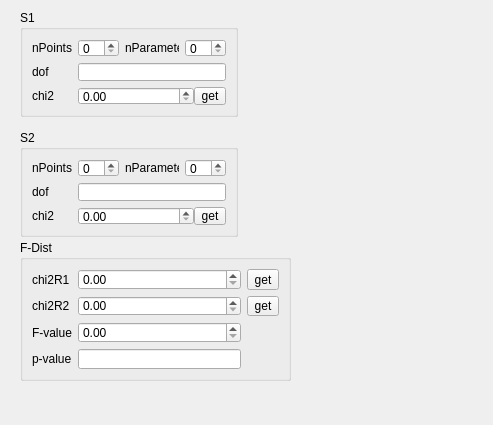
<?xml version="1.0" encoding="UTF-8"?>
<ui version="4.0">
 <class>Form</class>
 <widget class="QWidget" name="Form">
  <property name="geometry">
   <rect>
    <x>0</x>
    <y>0</y>
    <width>493</width>
    <height>425</height>
   </rect>
  </property>
  <property name="windowTitle">
   <string>Form</string>
  </property>
  <widget class="QGroupBox" name="groupBox_2">
   <property name="geometry">
    <rect>
     <x>20</x>
     <y>10</y>
     <width>218</width>
     <height>107</height>
    </rect>
   </property>
   <property name="title">
    <string>S1</string>
   </property>
   <layout class="QGridLayout" name="gridLayout">
    <item row="0" column="0">
     <widget class="QLabel" name="label">
      <property name="text">
       <string>nPoints</string>
      </property>
     </widget>
    </item>
    <item row="0" column="1">
     <widget class="QSpinBox" name="spinBox">
      <property name="toolTip">
       <string>&lt;html&gt;&lt;head/&gt;&lt;body&gt;&lt;p&gt;The number of measurement points.&lt;/p&gt;&lt;p&gt;Usually this the the number of measured&lt;/p&gt;&lt;p&gt;points in your curve.&lt;/p&gt;&lt;/body&gt;&lt;/html&gt;</string>
      </property>
     </widget>
    </item>
    <item row="0" column="2">
     <widget class="QLabel" name="label_2">
      <property name="text">
       <string>nParameters</string>
      </property>
     </widget>
    </item>
    <item row="0" column="3">
     <widget class="QSpinBox" name="spinBox_2">
      <property name="toolTip">
       <string>&lt;html&gt;&lt;head/&gt;&lt;body&gt;&lt;p&gt;The number of free parameters in&lt;/p&gt;&lt;p&gt;your fitted model function.&lt;/p&gt;&lt;/body&gt;&lt;/html&gt;</string>
      </property>
     </widget>
    </item>
    <item row="1" column="0">
     <widget class="QLabel" name="label_3">
      <property name="text">
       <string>dof</string>
      </property>
     </widget>
    </item>
    <item row="1" column="1" colspan="3">
     <widget class="QLineEdit" name="lineEdit">
      <property name="toolTip">
       <string>&lt;html&gt;&lt;head/&gt;&lt;body&gt;&lt;p&gt;The resulting degress of freedom&lt;/p&gt;&lt;p&gt;of the mode given the number of&lt;/p&gt;&lt;p&gt;measured points and the number&lt;/p&gt;&lt;p&gt;of model parameters.&lt;/p&gt;&lt;p&gt;dof = nPoints - nParameters&lt;/p&gt;&lt;/body&gt;&lt;/html&gt;</string>
      </property>
      <property name="readOnly">
       <bool>true</bool>
      </property>
     </widget>
    </item>
    <item row="2" column="0">
     <widget class="QLabel" name="label_4">
      <property name="text">
       <string>chi2</string>
      </property>
     </widget>
    </item>
    <item row="2" column="1" colspan="3">
     <layout class="QHBoxLayout" name="horizontalLayout">
      <property name="spacing">
       <number>0</number>
      </property>
      <item>
       <widget class="QDoubleSpinBox" name="doubleSpinBox">
        <property name="sizePolicy">
         <sizepolicy hsizetype="Expanding" vsizetype="Fixed">
          <horstretch>0</horstretch>
          <verstretch>0</verstretch>
         </sizepolicy>
        </property>
        <property name="toolTip">
         <string>&lt;html&gt;&lt;head/&gt;&lt;body&gt;&lt;p&gt;The chi2 of your model.&lt;/p&gt;&lt;p&gt;By clicking on &amp;quot;get&amp;quot; it will take the&lt;/p&gt;&lt;p&gt;number all parameters from the current&lt;/p&gt;&lt;p&gt;fitting model.&lt;/p&gt;&lt;/body&gt;&lt;/html&gt;</string>
        </property>
       </widget>
      </item>
      <item>
       <widget class="QToolButton" name="toolButton_3">
        <property name="text">
         <string>get</string>
        </property>
       </widget>
      </item>
     </layout>
    </item>
   </layout>
  </widget>
  <widget class="QGroupBox" name="groupBox">
   <property name="geometry">
    <rect>
     <x>20</x>
     <y>240</y>
     <width>271</width>
     <height>141</height>
    </rect>
   </property>
   <property name="title">
    <string>F-Dist</string>
   </property>
   <layout class="QGridLayout" name="gridLayout_3">
    <item row="0" column="2">
     <widget class="QToolButton" name="toolButton">
      <property name="toolTip">
       <string>By clicking this button
the chi2R-value is updated by the reduced 
chi2 of the currently active fit.</string>
      </property>
      <property name="text">
       <string>get</string>
      </property>
     </widget>
    </item>
    <item row="1" column="0">
     <widget class="QLabel" name="label_11">
      <property name="text">
       <string>chi2R2</string>
      </property>
     </widget>
    </item>
    <item row="2" column="1">
     <widget class="QDoubleSpinBox" name="doubleSpinBox_3"/>
    </item>
    <item row="2" column="0">
     <widget class="QLabel" name="label_9">
      <property name="text">
       <string>F-value</string>
      </property>
     </widget>
    </item>
    <item row="0" column="1">
     <widget class="QDoubleSpinBox" name="doubleSpinBox_4">
      <property name="toolTip">
       <string>&lt;html&gt;&lt;head/&gt;&lt;body&gt;&lt;p&gt;The reduced chi2 used in the F-test&lt;/p&gt;&lt;/body&gt;&lt;/html&gt;</string>
      </property>
     </widget>
    </item>
    <item row="1" column="2">
     <widget class="QToolButton" name="toolButton_2">
      <property name="toolTip">
       <string>By clicking this button
the chi2R-value is updated by the reduced 
chi2 of the currently active fit.</string>
      </property>
      <property name="text">
       <string>get</string>
      </property>
     </widget>
    </item>
    <item row="1" column="1">
     <widget class="QDoubleSpinBox" name="doubleSpinBox_5"/>
    </item>
    <item row="0" column="0">
     <widget class="QLabel" name="label_10">
      <property name="text">
       <string>chi2R1</string>
      </property>
     </widget>
    </item>
    <item row="3" column="0">
     <widget class="QLabel" name="label_12">
      <property name="text">
       <string>p-value</string>
      </property>
     </widget>
    </item>
    <item row="3" column="1">
     <widget class="QLineEdit" name="lineEdit_3"/>
    </item>
   </layout>
   <zorder>label_9</zorder>
   <zorder>doubleSpinBox_3</zorder>
   <zorder>toolButton</zorder>
   <zorder>label_10</zorder>
   <zorder>doubleSpinBox_4</zorder>
   <zorder>doubleSpinBox_5</zorder>
   <zorder>label_11</zorder>
   <zorder>toolButton_2</zorder>
   <zorder>groupBox_3</zorder>
   <zorder>label_12</zorder>
   <zorder>lineEdit_3</zorder>
  </widget>
  <widget class="QGroupBox" name="groupBox_3">
   <property name="geometry">
    <rect>
     <x>20</x>
     <y>130</y>
     <width>218</width>
     <height>107</height>
    </rect>
   </property>
   <property name="title">
    <string>S2</string>
   </property>
   <layout class="QGridLayout" name="gridLayout_2">
    <item row="0" column="0">
     <widget class="QLabel" name="label_5">
      <property name="text">
       <string>nPoints</string>
      </property>
     </widget>
    </item>
    <item row="0" column="1">
     <widget class="QSpinBox" name="spinBox_3">
      <property name="toolTip">
       <string>&lt;html&gt;&lt;head/&gt;&lt;body&gt;&lt;p&gt;The number of measurement points.&lt;/p&gt;&lt;p&gt;Usually this the the number of measured&lt;/p&gt;&lt;p&gt;points in your curve.&lt;/p&gt;&lt;/body&gt;&lt;/html&gt;</string>
      </property>
     </widget>
    </item>
    <item row="0" column="2">
     <widget class="QLabel" name="label_6">
      <property name="text">
       <string>nParameters</string>
      </property>
     </widget>
    </item>
    <item row="0" column="3">
     <widget class="QSpinBox" name="spinBox_4">
      <property name="toolTip">
       <string>&lt;html&gt;&lt;head/&gt;&lt;body&gt;&lt;p&gt;The number of free parameters in&lt;/p&gt;&lt;p&gt;your fitted model function.&lt;/p&gt;&lt;/body&gt;&lt;/html&gt;</string>
      </property>
     </widget>
    </item>
    <item row="1" column="0">
     <widget class="QLabel" name="label_7">
      <property name="text">
       <string>dof</string>
      </property>
     </widget>
    </item>
    <item row="1" column="1" colspan="3">
     <widget class="QLineEdit" name="lineEdit_2">
      <property name="toolTip">
       <string>&lt;html&gt;&lt;head/&gt;&lt;body&gt;&lt;p&gt;The resulting degress of freedom&lt;/p&gt;&lt;p&gt;of the mode given the number of&lt;/p&gt;&lt;p&gt;measured points and the number&lt;/p&gt;&lt;p&gt;of model parameters.&lt;/p&gt;&lt;p&gt;dof = nPoints - nParameters&lt;/p&gt;&lt;/body&gt;&lt;/html&gt;</string>
      </property>
      <property name="readOnly">
       <bool>true</bool>
      </property>
     </widget>
    </item>
    <item row="2" column="0">
     <widget class="QLabel" name="label_8">
      <property name="text">
       <string>chi2</string>
      </property>
     </widget>
    </item>
    <item row="2" column="1" colspan="3">
     <layout class="QHBoxLayout" name="horizontalLayout_2">
      <property name="spacing">
       <number>0</number>
      </property>
      <item>
       <widget class="QDoubleSpinBox" name="doubleSpinBox_2">
        <property name="sizePolicy">
         <sizepolicy hsizetype="Expanding" vsizetype="Fixed">
          <horstretch>0</horstretch>
          <verstretch>0</verstretch>
         </sizepolicy>
        </property>
        <property name="toolTip">
         <string>&lt;html&gt;&lt;head/&gt;&lt;body&gt;&lt;p&gt;The chi2 of your model.&lt;/p&gt;&lt;p&gt;By clicking on &amp;quot;get&amp;quot; it will take the&lt;/p&gt;&lt;p&gt;number all parameters from the current&lt;/p&gt;&lt;p&gt;fitting model.&lt;/p&gt;&lt;/body&gt;&lt;/html&gt;</string>
        </property>
       </widget>
      </item>
      <item>
       <widget class="QToolButton" name="toolButton_4">
        <property name="text">
         <string>get</string>
        </property>
       </widget>
      </item>
     </layout>
    </item>
   </layout>
  </widget>
 </widget>
 <resources/>
 <connections/>
</ui>
